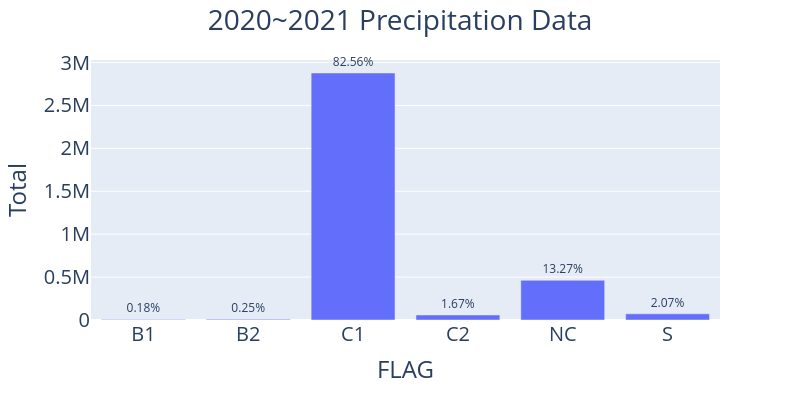

The notebook cell this image was saved under:
### Markdown cell above
### Analysis plots

### Code cell
# Group flags in NC, CX (Correct) , BX (Bad) and S (Suspect)
# X1 indicates phase 1 (Automatic) and X2 indicates phase 2 (Manual)
# Check the distribution of flags after grouping

_dfFlag = dfFlag.drop([6, 5], axis=0).copy() # Minority data (less than 1% of the data)
_dfFlag["FLAG"] = ["NC","C1","B1","B1","S","S","S","C2","B2"]

_dfFlag = (
    _dfFlag.groupby("FLAG", as_index=False)
           .sum(numeric_only=True)
)

_dfFlag["porc"] = _dfFlag["Cantidad"] / _dfFlag["Cantidad"].sum() * 100
_dfFlag["text"] = _dfFlag["porc"].map(lambda x: f"{x:1.2f}%")

fig = px.bar(_dfFlag, y="Cantidad", x="FLAG", text="text")
fig.update_layout(
    title={"text": "2020~2021 Precipitation Data", "x": 0.5, "xanchor": "center"},
    xaxis_title="FLAG",
    yaxis_title="Total",
    font={"size": 20},
    width=800, height=400
)
fig.update_traces(textfont_size=12, textangle=0, textposition="outside", cliponaxis=False)
fig.show()

### Figure 1 — Plotly figure (JSON) as saved in the notebook; plotly's stock layout.template omitted (floating-point values rounded to 4 significant figures)
{"data": [{"cliponaxis": false, "hovertemplate": "FLAG=%{x}<br>Cantidad=%{y}<br>text=%{text}<extra></extra>", "legendgroup": "", "marker": {"color": "#636efa", "pattern": {"shape": ""}}, "name": "", "orientation": "v", "showlegend": false, "text": ["0.18%", "0.25%", "82.56%", "1.67%", "13.27%", "2.07%"], "textangle": 0, "textfont": {"size": 12}, "textposition": "outside", "type": "bar", "x": ["B1", "B2", "C1", "C2", "NC", "S"], "xaxis": "x", "y": [6200, 8547, 2877873, 58364, 462645, 72010], "yaxis": "y"}], "layout": {"barmode": "relative", "font": {"size": 20}, "height": 400, "legend": {"tracegroupgap": 0}, "margin": {"t": 60}, "title": {"text": "2020~2021 Precipitation Data", "x": 0.5, "xanchor": "center"}, "width": 800, "xaxis": {"anchor": "y", "domain": [0, 1], "title": {"text": "FLAG"}}, "yaxis": {"anchor": "x", "domain": [0, 1], "title": {"text": "Total"}}}}
